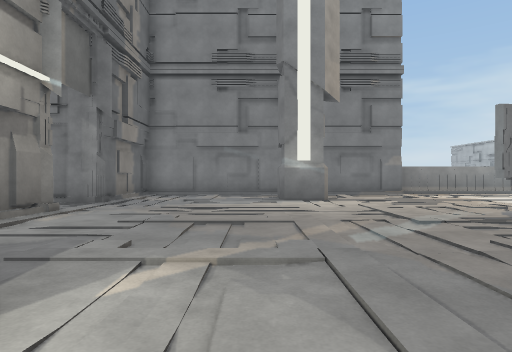
view 1 (above)

20 first-person views from a walk through a scene from a Unity 3-D project. The camera is 1.3 m above the floor, looks level and sees 75° across. The floor is counted in squares, 2 m on a side. Each view is taken from the middle of a square. On the plan, view 1 faces up. The plan holds only what a view shows up to about 10 squares ahead; the rest is blank. The place goes on beyond the plan. The player character is not drawn. Some animated figures are left out. Some surface patterns are stand-ins.

view 2
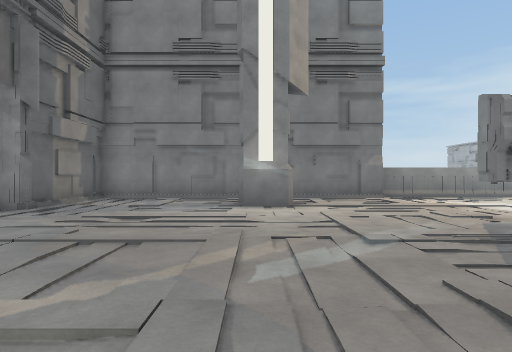

view 3
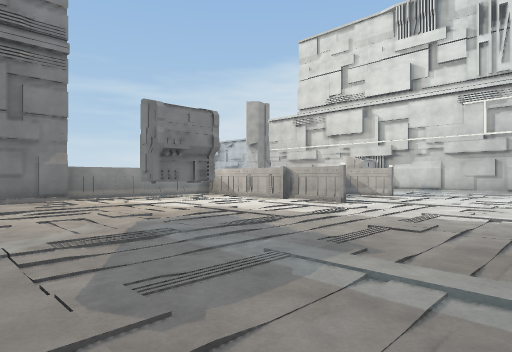

view 4
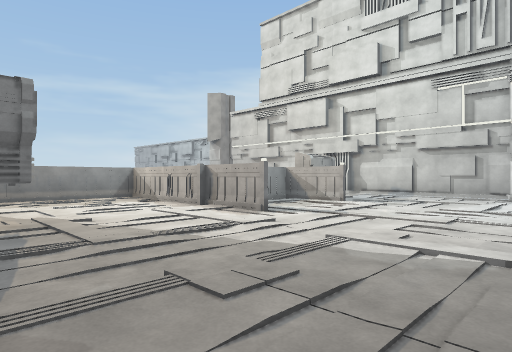

view 5
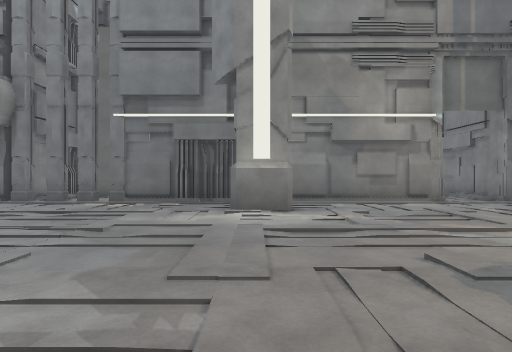

view 6
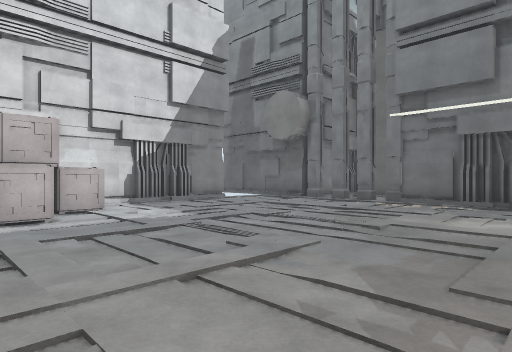

view 7
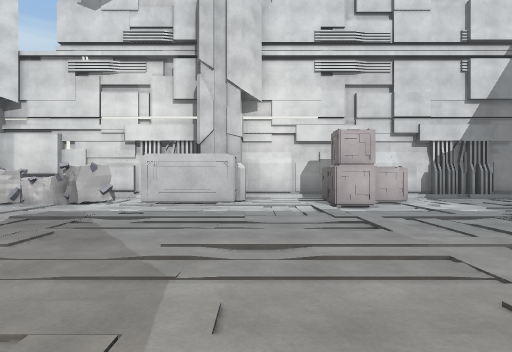

view 8
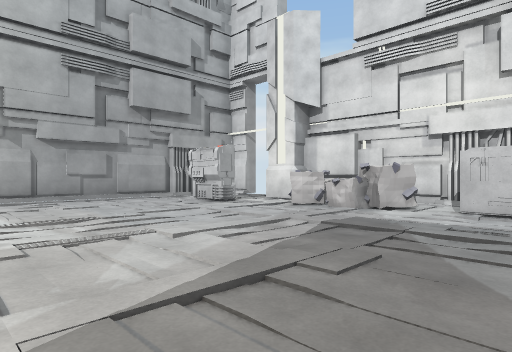

view 9
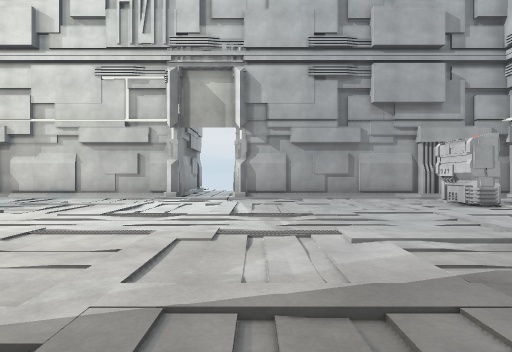

view 10
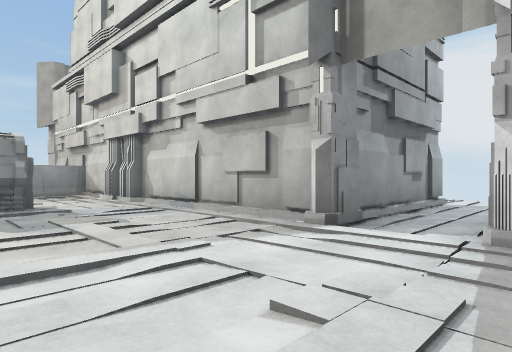

view 11
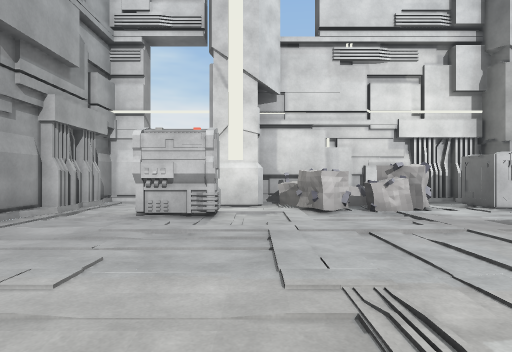

view 12
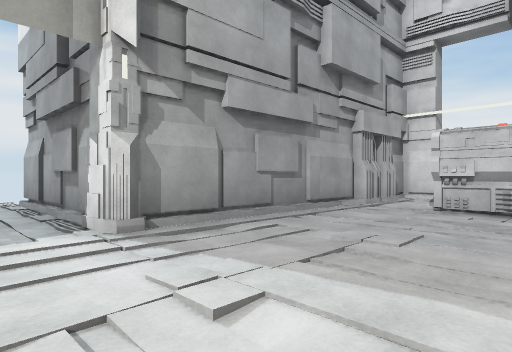

view 13
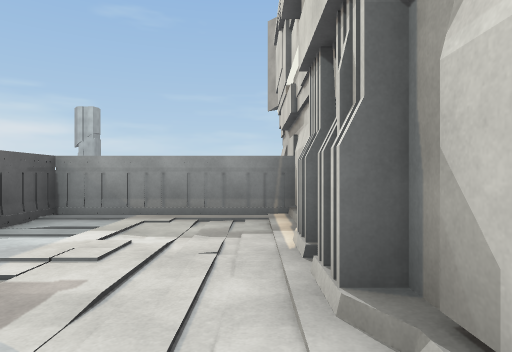

view 14
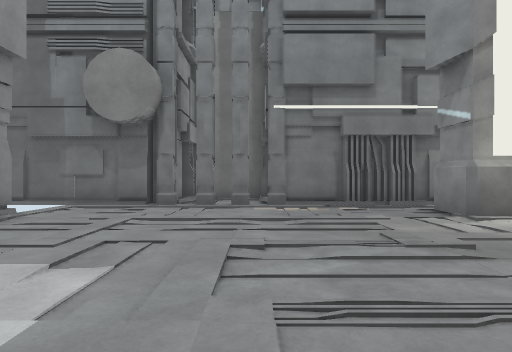

view 15
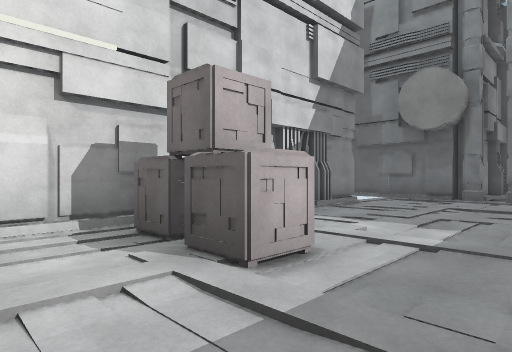

view 16
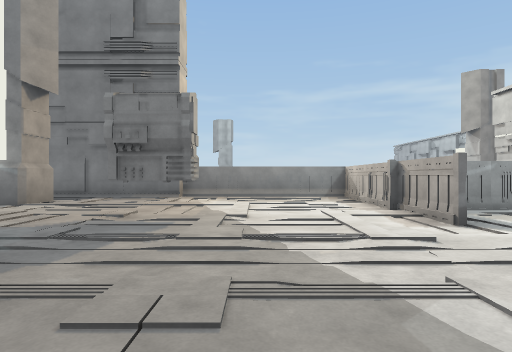

view 17
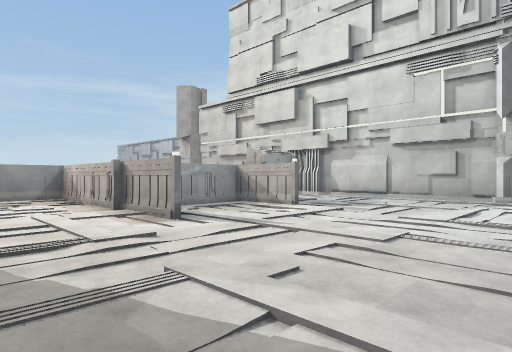

view 18
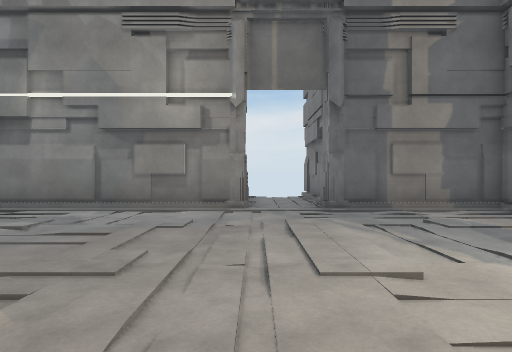

view 19
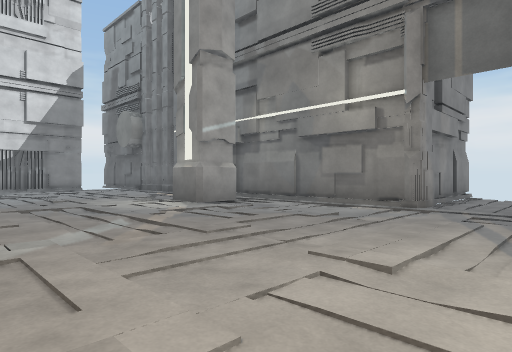

view 20
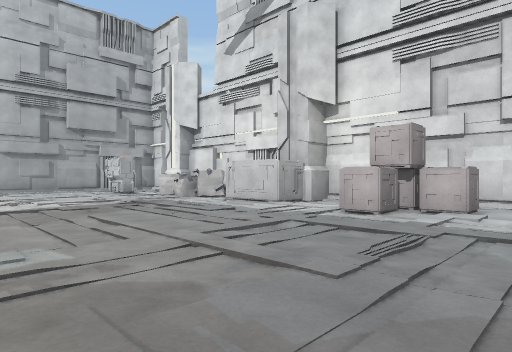

### Floor plan
Points are (right, up) in squares from view 1. A wall is a line through its corners. A room is listed if a view was taken in it or the views show most of it. See-through windows are left out.
Room 1 (views 1, 2, 3, 4, 5, 6, 7, 8, 9, 10, 11, 12, 13, 14, 15, 16, 17, 18, 19, 20)
walls: (9.8, 6.4) (9.8, 7.5); (12.7, 5.5) (12.7, 7.5); (9.8, 9.4) (9.8, 11.3) (4.9, 11.3); (1.8, 9.5) (1.8, 8.4) (0.6, 8.4); (0.6, 8.7) (0.6, 9.4); (4.8, 10.8) (-3.6, 10.8) (-3.6, 7.5) (-5, 7.5); (-2.6, 1.7) (-1.4, 1.7) (-1.4, 0.5) (-2.6, 0.5); (-3.3, 0.6) (-3.3, 0); (-3.3, -0.4) (-3.3, -1); (-3.6, 5.5) (-3.6, -2.4); (8.6, -7) (9.3, -7); (7.9, -7.2) (8.6, -7.2); (-3.8, -0.7) (-3.2, -0.7); (-4.2, 5.8) (-3.5, 5.8); (9, -7.2) (10.6, -7.2); (1, -7.2) (6.3, -7.2) (6.3, -6.4); (0.6, -7) (1.3, -7); (12.9, -6.4) (13.9, -6.4); (16.4, 8.4) (16.4, 9.1); (16.6, 8.3) (16.6, 11.3) (12.7, 11.3); (-0.4, -7) (0.5, -7); (12.4, -7) (12.9, -7); (-0.1, -7.2) (0.6, -7.2); (-5.2, 7.5) (-6.6, 7.5); (-3.6, -5.4) (-3.6, -8.5); (-1.9, -7.2) (-0.4, -7.2); (-6.3, 7.6) (-6.9, 7.6); (-5.8, -2.8) (-5.8, -4.8); (16.4, -5.2) (16.4, -4.7) (16.8, -4.7); (-5.2, -4.7) (-4.7, -4.7); (16.6, -5.6) (16.6, 0.5) (21, 0.5); (16.4, -6.2) (16.4, -5.6); (-7.7, 5.6) (-4.9, 5.6); (15.8, -7.2) (16.6, -7.2) (16.6, -6.6); (21.1, 2.3) (16.6, 2.3) (16.6, 7.5) (16.4, 7.5) (16.4, 8)
ways out: gap at (16, -8); gap at (21, 0); gap at (21, 3)
objects: other object (-4, -5); other object (-4, -4) to (-3, -4); other object (-4, -3); crate (3, -6); crate (4, -6); crate (4, -5); terminal (5, 6) to (6, 6); crate (7, -6) to (8, -6); other object (10, -6); other object (10, 6); fence (10, 8); fence (10, 9); other object (11, -7); other object (11, -5); other object (12, -7) to (12, -6); other object (12, -5); fence (12, 7) to (12, 8); terminal (14, -4); terminal (14, 7)

Positions as (right, up) in squares from view 1, and headings:
1: (0, 0), facing up
2: (1, 1), facing up
3: (2, 1), facing up-right
4: (5, 1), facing up-right
5: (5, 1), facing left
6: (5, 1), facing down-left
7: (6, 2), facing down
8: (7, 1), facing down-right
9: (7, 0), facing right
10: (13, 0), facing up-right
11: (13, 1), facing down
12: (13, 2), facing down-right
13: (16, 6), facing up
14: (4, -3), facing left
15: (6, -3), facing down-left
16: (7, 1), facing up
17: (7, 1), facing up-right
18: (3, 6), facing left
19: (3, 8), facing down-left
20: (1, 1), facing down-right
